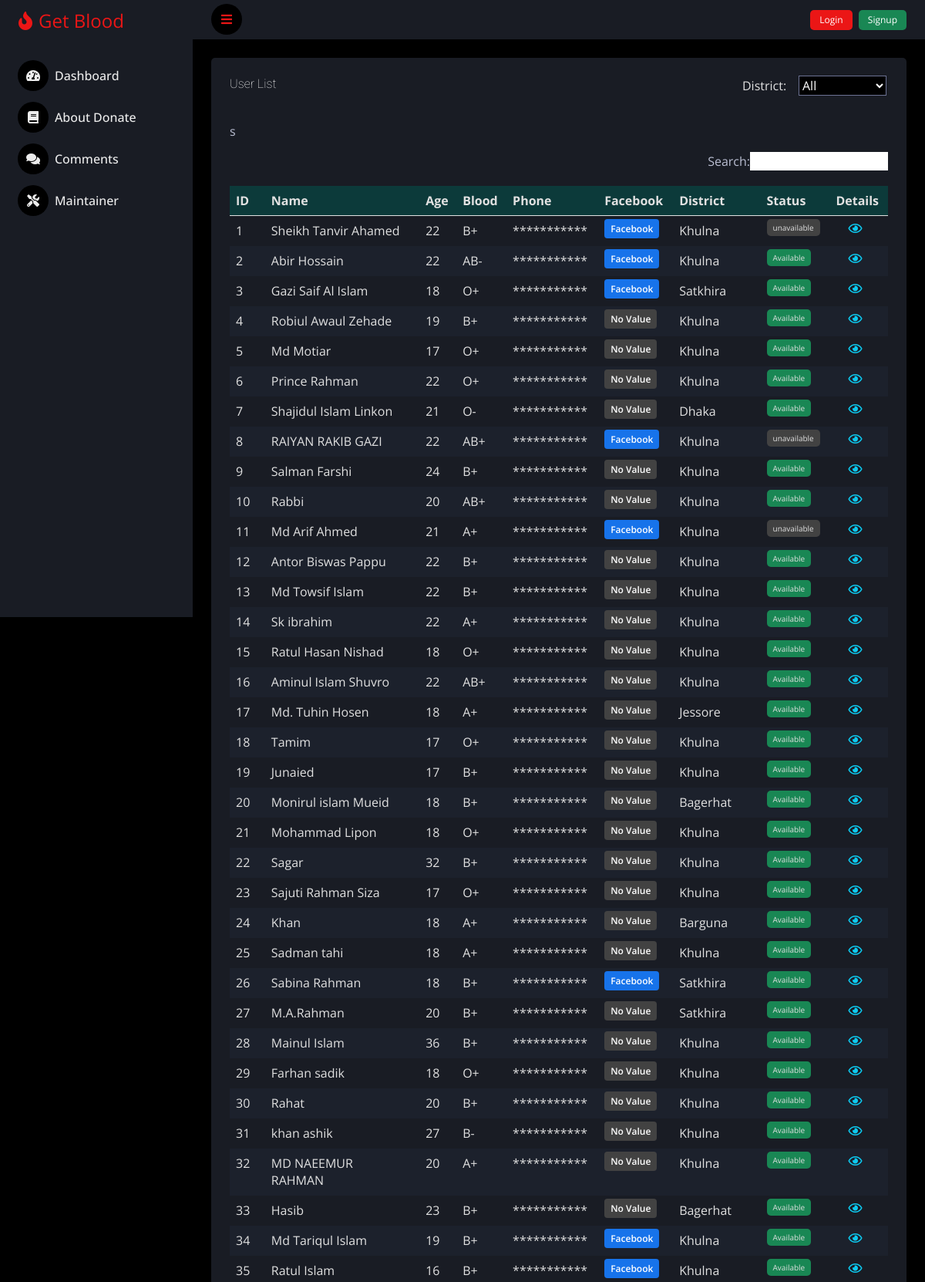
The page /index.php/dashboard/user_list (upper part) on the database its author committed.
### tables this page shows
CREATE TABLE `tbl_blood` (
  `id` int(11) NOT NULL,
  `name` varchar(100) NOT NULL,
  `group_name` varchar(3) NOT NULL,
  `city` varchar(20) NOT NULL,
  `district` varchar(20) NOT NULL,
  `street` varchar(200) NOT NULL,
  `phone` varchar(11) NOT NULL,
  `age` varchar(3) NOT NULL,
  `type` varchar(10) NOT NULL DEFAULT 'Donor',
  `gender` varchar(10) NOT NULL,
  `status` varchar(12) NOT NULL DEFAULT 'Available',
  `password` varchar(12) NOT NULL,
  `facebook` varchar(255) DEFAULT NULL,
  `number_security` varchar(5) DEFAULT 'on',
  `last_donate_date` date DEFAULT NULL
);

### application/controllers/Dashboard.php (called while the page is built, shortened)
<?php
class Dashboard extends CI_Controller
{
	public function user_list()
	{
		$data['table_title'] = 'User List';
		$this->load->model('Search_user');
		$data['user_data'] = $this->Search_user->user_list_data();
		$this->load->view('table', $data);
	}
}

### index.php (called while the page is built, shortened)
<?php
require_once BASEPATH.'core/CodeIgniter.php';

### application/models/Search_user.php (called while the page is built, shortened)
<?php
class Search_user extends CI_Model
{
	public function user_list_data()
	{
		$query = $this->db->get('tbl_blood');
		return $query;
	}
}

### application/views/table.php (the view, shortened to what this page needs)
<?php
$this->load->view('common/header');
$this->load->view('common/sidebar');
?>
<div id="clickId" class="container-fluid position-relative d-flex p-0">
    <div class="content">
        <?php
        $this->load->view('common/topbar');
        ?>
        <div class="container-fluid pt-4 px-4">
            <div class="row">
                <div class="col-12">
                    <div class="bg-secondary rounded h-100 p-4  position-relative">
                        <div class="d-flex align-items-center mb-4 j-570-b ">
                            <h6 class="mb-0 fw-lighter me-5"><?php echo $table_title; ?></h6>
                        </div>
                        <div class="table-responsive py-3">
                            <table class="table table-desktop-view pt-5" style="display: none;">
                                <thead>
                                    <tr style="background: #0c3a3a;">
                                        <th scope="col">ID</th>
                                        <th scope="col">Name</th>
                                        <th scope="col">Age</th>
                                        <th scope="col">Blood</th>
                                        <th scope="col">Phone</th>
                                        <th scope="col">Facebook</th>
                                        <th scope="col">District</th>
                                        <th scope="col">Status</th>
                                        <th scope="col">Details</th>
                                    </tr>
                                </thead>
                                <tbody>
                                    <?php
                                    foreach ($user_data->result() as $row) {
                                    ?>
                                        <tr>
                                            <td><?php echo $row->id; ?></td>
                                            <td class="td-name"><?php echo $row->name; ?></td>
                                            <td><?php echo $row->age; ?></td>
                                            <td><?php echo $row->group_name; ?></td>
                                            <td>
                                                <?php if ($row->status == 'Available' && isset($_SESSION['username'])) {
                                                    echo isset($row->number_security) ? $row->phone : '***********';
                                                } else {
                                                    echo '***********';
                                                }
                                                ?>
                                            </td>
                                            <td>
                                                <?php if (isset($_SESSION['username'])) { ?>
                                                    <?php
                                                    if ($row->facebook != null) {
                                                        echo '<a class="facebook-link fs-12 p-1 px-2" href="' . $row->facebook . '">Facebook</a>';
                                                    } else {
                                                        echo '<a class="facebook-link bg-gray fs-12 p-1 px-2 " href="javascript:;">No Value</a>';
                                                    }
                                                    ?>
                                                <?php }else{?>
                                                    <?php
                                                    if ($row->facebook != null) {
                                                        echo '<a class="facebook-link fs-12 p-1 px-2" onclick="warning()" href="javascript:;">Facebook</a>';
                                                    } else {
                                                        echo '<a class="facebook-link bg-gray fs-12 p-1 px-2 " href="javascript:;">No Value</a>';
                                                    }
                                                    ?>
                                                <?php }?>
                                            </td>
                                            <td><?php echo $row->district; ?></td>
                                            <td>
                                                <?php
                                                if ($row->status == null) {
                                                    echo "";
                                                } else {
                                                    if ($row->status == 'Available') {
                                                        echo "<span class='bg-success p-1 px-2 rounded fs-10'>$row->status</span>";
                                                    } else {
                                                        echo "<span class='bg-gray p-1 px-2 rounded fs-10'>$row->status</span>";
                                                    }
                                                }
                                                ?>
                                            </td>
                                            <td class="ps-4">
                                                <?php if (isset($_SESSION['username'])) { ?>
                                                    <a class="text-info  md-ripples px-3" href="<?php echo base_url() ?>donor-profile/<?php echo $row->id; ?>"><i class="far fa-eye"></i></a>
                                                <?php } else { ?>
                                                    <a class="text-info" onclick="warning()" href="javascript:;"><i class="far fa-eye"></i></a>
                                                <?php } ?>
                                            </td>
                                        </tr>
                                    <?php } ?>
                                </tbody>
                                <tfoot>
                                    <tr>
                                        <th></th>
                                    </tr>
                                </tfoot>
                            </table>
                        </div>
                    </div>
                </div>
            </div>
        </div>
        <?php $this->load->view('common/footer-bottom') ?>
    </div>
</div>
<?php
$this->load->view('common/footer');
?>

### application/views/common/header.php (shortened to what this page needs)
<!DOCTYPE html>
<html lang="en">
<head>
  <link href="https://cdnjs.cloudflare.com/ajax/libs/font-awesome/5.10.0/css/all.min.css" rel="stylesheet">
  <link href="<?php echo base_url(); ?>assets/vendors/lib/owlcarousel/assets/owl.carousel.min.css" rel="stylesheet">
  <link href="<?php echo base_url(); ?>assets/vendors/css/bootstrap.min.css" rel="stylesheet">
  <link rel="stylesheet" href="<?php echo base_url(); ?>assets/vendors/lib/sweetalert/css/sweetalert2.min.css">
  <link href="<?php echo base_url(); ?>assets/vendors/css/style.css" rel="stylesheet">
  <link rel="stylesheet" href="<?php echo base_url(); ?>assets/css/style.css">
</head>
<body>

### application/views/common/sidebar.php (shortened to what this page needs)
<div class="sidebar pe-4 pb-3">
    <nav class="navbar bg-secondary navbar-dark">
        <a href="<?php echo base_url(); ?>dashboard" class="navbar-brand mx-4 mb-3 ">
            <h4 class="text-primary"><i class="fas fa-fire me-2"></i>Get Blood</h4>
        </a>
        <div class="navbar-nav w-100">
            <a href="<?php echo base_url(); ?>dashboard" class="nav-item nav-link
                    ?>">
                <i class="fa fa-tachometer-alt me-2"></i>Dashboard
            </a>
            <a href="<?php echo base_url(); ?>about-donation" class="nav-item nav-link
                    ">
                <i class="fas fa-book me-2"></i>About Donate
            </a>
                <a href="<?php echo base_url(); ?>opinion" class="nav-item nav-link
                ">
                    <i class="fas fa-comments me-2"></i>Comments
                </a>
            <a href="<?php echo base_url(); ?>maintainer" class="nav-item nav-link
                    ">
                <i class="fas fa-tools me-2"></i>Maintainer
            </a>
        </div>
    </nav>
</div>

### application/views/common/topbar.php (shortened to what this page needs)
<nav class="navbar navbar-expand bg-secondary navbar-dark sticky-top px-4 py-0">
    <a href="#" class="sidebar-toggler flex-shrink-0">
        <i class="fa fa-bars"></i>
    </a>
    <div class="navbar-nav align-items-center ms-auto">
        <?php if (isset($_SESSION['username'])) { ?>
            <div class="nav-item dropdown">
                <a href="#" class="nav-link dropdown-toggle md-ripples" data-bs-toggle="dropdown">
                    <span class="d-lg-inline-flex">
                        <?php
                        if (isset($_SESSION['username'])) {
                            echo $_SESSION['username'];
                        } else {
                        }
                        ?>
                    </span>
                </a>
                <div class="dropdown-menu dropdown-menu-end bg-secondary border-0 rounded-0 rounded-bottom m-0">
                    <a href="<?php echo base_url(); ?>user-profile/<?php echo $_SESSION['id']; ?>" class="dropdown-item py-3">My Profile</a>
                    <hr class="m-0">
                    <a href="<?php echo base_url(); ?>logout" class="dropdown-item py-3">Log Out</a>
                </div>
            </div>
        <?php } else { ?>
            <div class="nav-link py-2 my-1">
                <a class="btn btn-primary border-0  md-ripples py-1 me-1 fs-12" href="<?php echo base_url('login-page') ?>">Login</a>
                <a class="btn btn-success border-0  md-ripples py-1 fs-12" href="<?php echo base_url('signup') ?>">Signup</a>
            </div>
        <?php } ?>
    </div>
</nav>

### application/views/common/footer.php (shortened to what this page needs)
</body>
</html>

### assets/css/style.css (style rules this page uses)
* { margin: 0; padding: 0; }
body { color: #bbbfd3!important; }
.bg-gray { background-color: #424242 !important; }
.fs-12 { font-size:12px; }
h1, h2, h3, h4, h5, h5 { font-family: "Open Sans", sans-serif; font-weight: 400; }
.table { color: #e1e1e1 !important; border-color: transparent !important; }
.facebook-link { color: #ffffff; background: #1773EA; font-weight: 600; padding: 1px 10px; border-radius: 4px; }

### application/views/table.php (style rules this page uses)
tfoot { position: absolute; top: 15px; right: 18px; }
tfoot:before { content: "District:"; background: #d51c1c00; position: absolute; top: 0; left: -65px; width: 100%; height: 100%; display: flex; align-items: center; }
.table>thead { border-bottom: 1px solid; }
.td-name { display: block; width: 190px; }

### rows shown on the page
tbl_blood: id "1", name "Sheikh Tanvir Ahamed", age "22", group_name "B+", shows "Facebook", district "Khulna", status "unavailable"
tbl_blood: id "2", name "Abir Hossain", age "22", group_name "AB-", shows "Facebook", district "Khulna", status "Available"
tbl_blood: id "3", name "Gazi Saif Al Islam", age "18", group_name "O+", shows "Facebook", district "Satkhira", status "Available"
tbl_blood: id "4", name "Robiul Awaul Zehade", age "19", group_name "B+", facebook "No Value", district "Khulna", status "Available"
tbl_blood: id "5", name "Md Motiar", age "17", group_name "O+", shows "No Value", district "Khulna", status "Available"
tbl_blood: id "6", name "Prince Rahman", age "22", group_name "O+", facebook "No Value", district "Khulna", status "Available"
tbl_blood: id "7", name "Shajidul Islam Linkon", age "21", group_name "O-", facebook "No Value", district "Dhaka", status "Available"
tbl_blood: id "8", name "RAIYAN RAKIB GAZI", age "22", group_name "AB+", shows "Facebook", district "Khulna", status "unavailable"
tbl_blood: id "9", name "Salman Farshi", age "24", group_name "B+", shows "No Value", district "Khulna", status "Available"
tbl_blood: id "10", name "Rabbi", age "20", group_name "AB+", facebook "No Value", district "Khulna", status "Available"
tbl_blood: id "11", name "Md Arif Ahmed", age "21", group_name "A+", shows "Facebook", district "Khulna", status "unavailable"
tbl_blood: id "12", name "Antor Biswas Pappu", age "22", group_name "B+", shows "No Value", district "Khulna", status "Available"
tbl_blood: id "13", name "Md Towsif Islam", age "22", group_name "B+", shows "No Value", district "Khulna", status "Available"
tbl_blood: id "14", name "Sk ibrahim", age "22", group_name "A+", shows "No Value", district "Khulna", status "Available"
tbl_blood: id "15", name "Ratul Hasan Nishad", age "18", group_name "O+", shows "No Value", district "Khulna", status "Available"
tbl_blood: id "16", name "Aminul Islam Shuvro", age "22", group_name "AB+", facebook "No Value", district "Khulna", status "Available"
tbl_blood: id "17", name "Md. Tuhin Hosen", age "18", group_name "A+", shows "No Value", district "Jessore", status "Available"
tbl_blood: id "18", name "Tamim", age "17", group_name "O+", shows "No Value", district "Khulna", status "Available"
tbl_blood: id "19", name "Junaied", age "17", group_name "B+", shows "No Value", district "Khulna", status "Available"
tbl_blood: id "20", name "Monirul islam Mueid", age "18", group_name "B+", shows "No Value", district "Bagerhat", status "Available"
tbl_blood: id "21", name "Mohammad Lipon", age "18", group_name "O+", shows "No Value", district "Khulna", status "Available"
tbl_blood: id "22", name "Sagar", age "32", group_name "B+", shows "No Value", district "Khulna", status "Available"
tbl_blood: id "23", name "Sajuti Rahman Siza", age "17", group_name "O+", shows "No Value", district "Khulna", status "Available"
tbl_blood: id "24", name "Khan", age "18", group_name "A+", shows "No Value", district "Barguna", status "Available"
tbl_blood: id "25", name "Sadman tahi", age "18", group_name "A+", shows "No Value", district "Khulna", status "Available"
tbl_blood: id "26", name "Sabina Rahman", age "18", group_name "B+", shows "Facebook", district "Satkhira", status "Available"
tbl_blood: id "27", name "M.A.Rahman", age "20", group_name "B+", shows "No Value", district "Satkhira", status "Available"
tbl_blood: id "28", name "Mainul Islam", age "36", group_name "B+", shows "No Value", district "Khulna", status "Available"
tbl_blood: id "29", name "Farhan sadik", age "18", group_name "O+", shows "No Value", district "Khulna", status "Available"
tbl_blood: id "30", name "Rahat", age "20", group_name "B+", shows "No Value", district "Khulna", status "Available"
tbl_blood: id "31", name "khan ashik", age "27", group_name "B-", facebook "No Value", district "Khulna", status "Available"
tbl_blood: id "32", name "MD NAEEMUR RAHMAN", age "20", group_name "A+", facebook "No Value", district "Khulna", status "Available"
tbl_blood: id "33", name "Hasib", age "23", group_name "B+", shows "No Value", district "Bagerhat", status "Available"
tbl_blood: id "34", name "Md Tariqul Islam", age "19", group_name "B+", shows "Facebook", district "Khulna", status "Available"
tbl_blood: id "35", name "Ratul Islam", age "16", group_name "B+", facebook "Facebook", district "Khulna", status "Available"

### other values the page prints
$table_title "User List"
